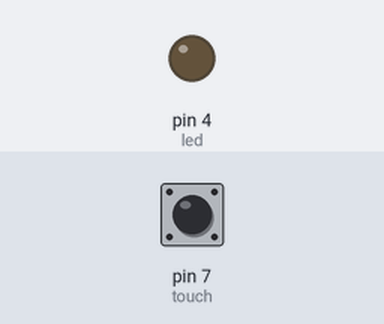
The sketch below on a simulated Arduino Uno, built with avr-gcc and run on an emulated ATmega328P. On the bench: output pins drawn as LEDs (lit = HIGH). Inputs (shaded band) come from the test bench; at power-on: pin 7 (touch) LOW. What the sketch prints to the serial monitor is not drawn.

Above: at 1.2 s.
1.3 s: pin 7 (touch) pulled HIGH for 0.15 s
At 2.3 s:
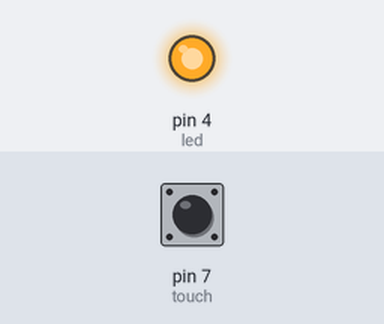
2.9 s: pin 7 (touch) pulled HIGH for 1 s
At 3.6 s:
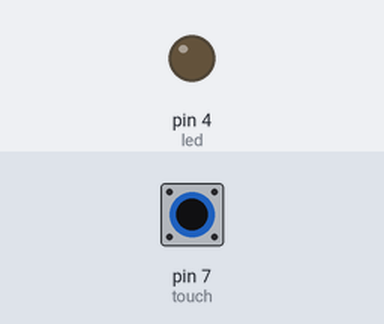
5.4 s: pin 7 (touch) pulled HIGH for 3.2 s
At 6.8 s:
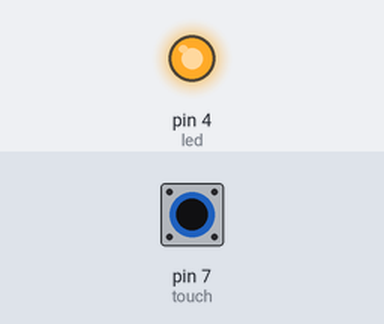
Timing chart, 0 to 8.4 s (numbered marks = the images above; inputs shaded):
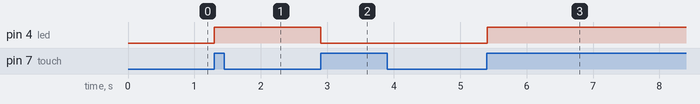

Measured:
- after the input at 1.3 s, pin 4 (led): LOW → HIGH at once
- after the input at 2.9 s, pin 4 (led): HIGH → LOW at once
- after the input at 5.4 s, pin 4 (led): LOW → HIGH at once

The sketch:

test_touch.ino
```cpp
#define led 4
#define touch 7

int trangthaiDau = LOW;
void setup() {
  pinMode(led,OUTPUT);
  pinMode(touch,INPUT);
  Serial.begin(9600);
  Serial.print("Gia tri Touch: ");
}

void loop() {

  int dem=1;
//  Serial.print(i);

  while(1){
    int trangthaiHienTai = digitalRead(touch);
    if(trangthaiHienTai == HIGH && trangthaiDau == LOW){
      dem++;
    }
    trangthaiDau = trangthaiHienTai;
    if(dem%2==0){
      digitalWrite(led,HIGH);
      delay(10);
    }
    else{
      digitalWrite(led,LOW);
      delay(10);
    }
  }
}
```
